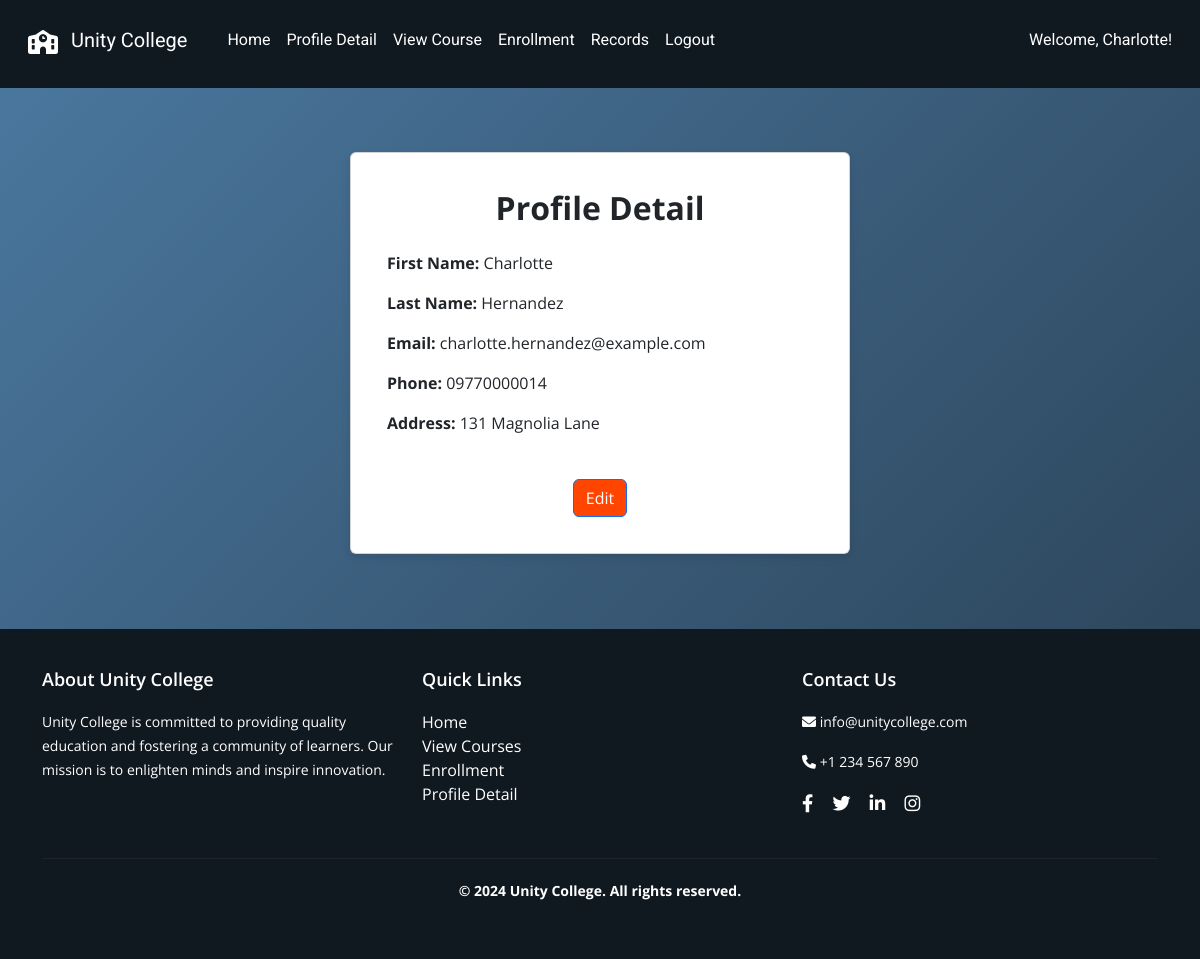
Screenshot of /student/profile (signed in) with the database file from the repository.
### tables this page shows
CREATE TABLE "student" (
    id INTEGER PRIMARY KEY AUTOINCREMENT,
    first_name TEXT NOT NULL,
    last_name TEXT NOT NULL,
    phone TEXT NOT NULL,
    email TEXT NOT NULL UNIQUE,
    address TEXT NOT NULL,
    password TEXT NOT NULL
);

### app.py (the view)
@app.route("/student/profile")
def view_profile():
    if 'uid' not in session or session.get('user_type') != 'student':
        return redirect(url_for('student_login'))
    uid = session.get('uid')
    first_name = session.get('first_name')
    try:
        profile = query_db("SELECT first_name, last_name, email, phone, address FROM student WHERE id = ?", (uid,))
    except Exception as e:
        print(traceback.format_exc())
        profile = {}
    return render_template("student/profile.html", profile=profile, first_name=first_name,uid=uid)

### dbcontroller.py (called while the page is built)
def query_db(query, args=()):
    con = sqlite3.connect('advweb.db')
    cur = con.cursor()
    cur.execute(query, args)
    rv = cur.fetchall()
    cur.close()
    con.close()
    return rv

### templates/student/profile.html
{% extends "/student/layout.html" %} {% block content %}
<link rel="stylesheet" href="/static/css/student/profile.css" />
<div class="container mt-5">
  <div class="card profile-card mx-auto">
    <div class="card-body">
      <h2 class="text-center mb-4"><strong>Profile Detail</strong></h2>
      <p><strong>First Name:</strong> {{ profile[0][0] }}</p>
      <p><strong>Last Name:</strong> {{ profile[0][1] }}</p>
      <p><strong>Email:</strong> {{ profile[0][2] }}</p>
      <p><strong>Phone:</strong> {{ profile[0][3] }}</p>
      <p><strong>Address:</strong> {{ profile[0][4] }}</p>
      <div class="text-center mt-4">
        <a href="{{ url_for('edit_profile') }}" class="btn btn-primary">Edit</a>
      </div>
    </div>
  </div>
</div>
{% endblock %}

### templates/student/layout.html (shortened to what this page needs)
<!DOCTYPE html>
<html lang="en">
  <head>
    <link
      href="https://cdn.jsdelivr.net/npm/bootstrap@5.3.0/dist/css/bootstrap.min.css"
      rel="stylesheet"
    />
    <link href="/static/css/student/layout.css" rel="stylesheet" />
    <link
      rel="stylesheet"
      href="https://cdnjs.cloudflare.com/ajax/libs/font-awesome/6.0.0-beta3/css/all.min.css"
    />
  </head>
  <body>
    <nav class="navbar navbar-expand-lg navbar-light navbar-custom">
      <div class="container-fluid">
        <a class="navbar-brand" href="#">
          <i class="fas fa-school me-2"></i> Unity College
        </a>
        <div class="collapse navbar-collapse" id="navbarNav">
          <ul class="navbar-nav me-auto">
            <li class="nav-item">
              <a class="nav-link" href="{{ url_for('home') }}">Home</a>
            </li>
            <li class="nav-item">
              <a class="nav-link" href="{{ url_for('view_profile') }}"
                >Profile Detail</a
              >
            </li>
            <li class="nav-item">
              <a class="nav-link" href="{{ url_for('view_courses') }}"
                >View Course</a
              >
            </li>
            <li class="nav-item">
              <a class="nav-link" href="{{ url_for('student_enroll') }}"
                >Enrollment</a
              >
            </li>
            <li class="nav-item">
              <a class="nav-link" href="{{ url_for('view_enrollment_records')}}"
                >Records</a
              >
            </li>
            {% if uid %}
            <li class="nav-item">
              <a class="nav-link" href="{{ url_for('student_logout') }}"
                >Logout</a
              >
            </li>
            {% else %}
            <li class="nav-item">
              <a class="nav-link" href="{{ url_for('student_signup') }}"
                >Sign Up</a
              >
            </li>
            {% endif %}
          </ul>
          {% if uid %}
          <div class="d-flex">
            <span class="navbar-text me-3">Welcome, {{ first_name }}!</span>
          </div>
          {% endif %}
        </div>
      </div>
    </nav>
    <div class="container mt-4">{% block content %}{% endblock %}</div>
    <footer class="footer mt-4 text-white">
      <div class="container">
        <div class="row">
          <div class="col-md-4">
            <h5>About Unity College</h5>
            <p>
              Unity College is committed to providing quality education and
              fostering a community of learners. Our mission is to enlighten
              minds and inspire innovation.
            </p>
          </div>
          <div class="col-md-4">
            <h5>Quick Links</h5>
            <ul class="list-unstyled">
              <li>
                <a href="{{ url_for('home') }}" class="footer-link">Home</a>
              </li>
              <li>
                <a href="{{ url_for('view_courses') }}" class="footer-link"
                  >View Courses</a
                >
              </li>
              <li>
                <a href="{{ url_for('student_enroll') }}" class="footer-link"
                  >Enrollment</a
                >
              </li>
              <li>
                <a href="{{ url_for('view_profile') }}" class="footer-link"
                  >Profile Detail</a
                >
              </li>
            </ul>
          </div>
          <div class="col-md-4">
            <h5>Contact Us</h5>
            <p><i class="fas fa-envelope"></i> info@unitycollege.com</p>
            <p><i class="fas fa-phone"></i> +1 234 567 890</p>
            <div class="social-icons">
              <a href="#" class="footer-link"
                ><i class="fab fa-facebook-f"></i
              ></a>
              <a href="#" class="footer-link"><i class="fab fa-twitter"></i></a>
              <a href="#" class="footer-link"
                ><i class="fab fa-linkedin-in"></i
              ></a>
              <a href="#" class="footer-link"
                ><i class="fab fa-instagram"></i
              ></a>
            </div>
          </div>
        </div>
        <div class="row mt-3">
          <div class="col-12">
            <hr class="footer-hr" />
            <p class="text-center">
              <strong>&copy; 2024 Unity College. All rights reserved.</strong>
            </p>
          </div>
        </div>
      </div>
    </footer>
  </body>
</html>

### static/css/student/layout.css (style rules this page uses)
html, body { height: 100%; margin: 0; font-family: "Open Sans", sans-serif; }
body { display: flex; flex-direction: column; }
.container { flex: 1; }
.navbar-custom { background-color: #101820; color: #ffffff; }
.container-fluid { background-color: #101820; }
.navbar-brand i { font-size: 1.5rem; vertical-align: middle; }
.navbar-custom .navbar-brand, .navbar-custom .nav-link { color: #ffffff; font-family: "Roboto", sans-serif; padding: 0.5rem 1rem; }
@media (min-width: 768px) { .navbar-custom { height: 80px; } }
@media (min-width: 768px) { .navbar-custom .navbar-brand, .navbar-custom .nav-link { line-height: 80px; } }
.navbar-text { color: #ffffff; font-family: "Roboto", sans-serif; }
.footer { background-color: #101820; color: #ffffff; padding: 40px 0; font-family: "Open Sans", sans-serif; box-shadow: none; position: relative; z-index: 2; }
.footer h5 { font-size: 18px; margin-bottom: 20px; font-weight: 600; }
.footer p { font-size: 14px; line-height: 1.7; }
.footer .footer-link { color: #ffffff; text-decoration: none; }
.footer .social-icons { margin-top: 10px; }
.footer .social-icons a { color: #ffffff; margin-right: 15px; font-size: 18px; text-decoration: none; }
.footer-hr { border-color: #444; margin: 20px 0; }
.btn-primary { background-color: #ff4500; color: #ffffff; }
body { background: linear-gradient(135deg, #4b79a1 0%, #283e51 100%) no-repeat center center fixed; }

### static/css/student/profile.css (style rules this page uses)
.profile-card { max-width: 500px; margin: 0 auto; padding: 20px; box-shadow: 0 4px 8px rgba(0, 0, 0, 0.1); margin-bottom: 50px; }
.card-body p { text-align: justify; }
.card-body h2 { text-align: center; }
.card-body .btn { margin-top: 20px; }

### rows the page displays
student: first_name "Charlotte", last_name "Hernandez", email "charlotte.hernandez@example.com", phone "09770000014", address "131 Magnolia Lane"
